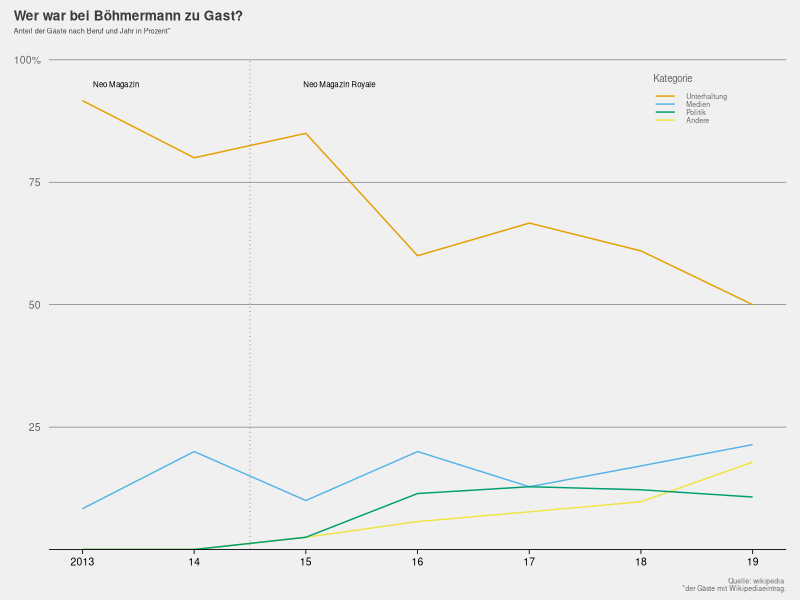
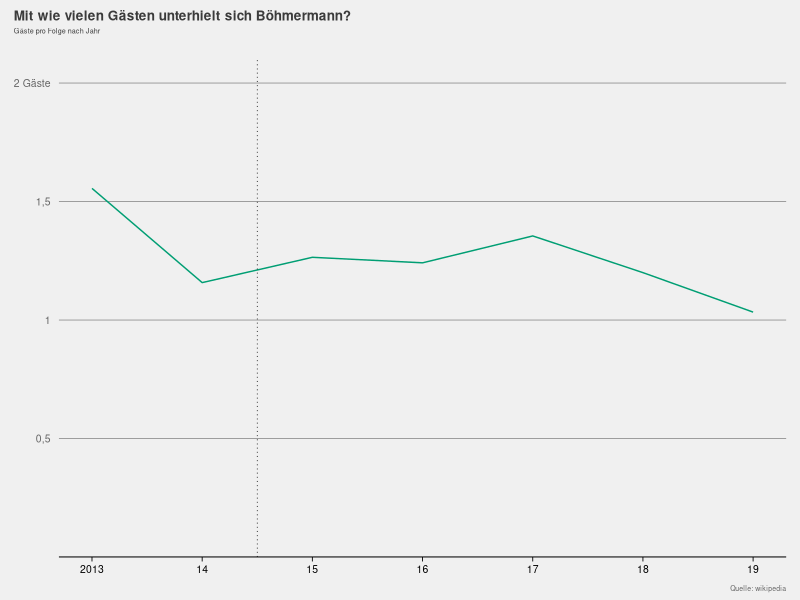
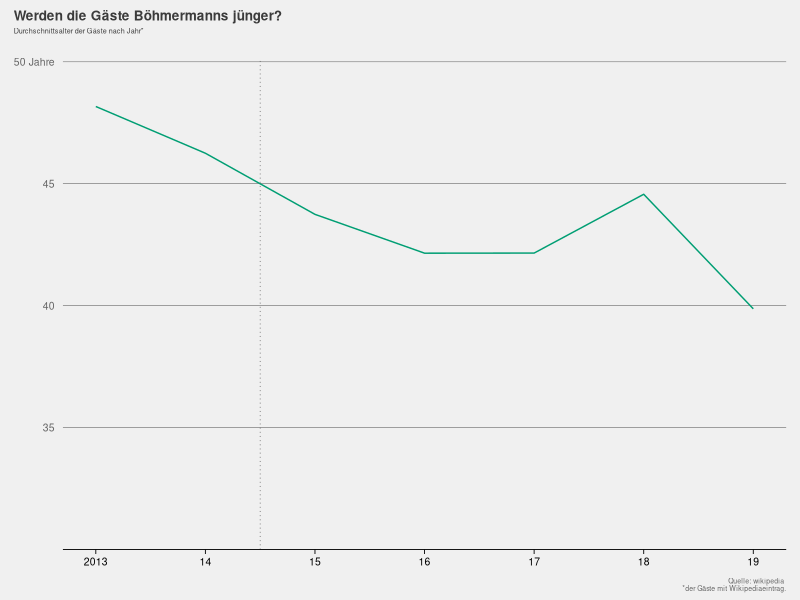
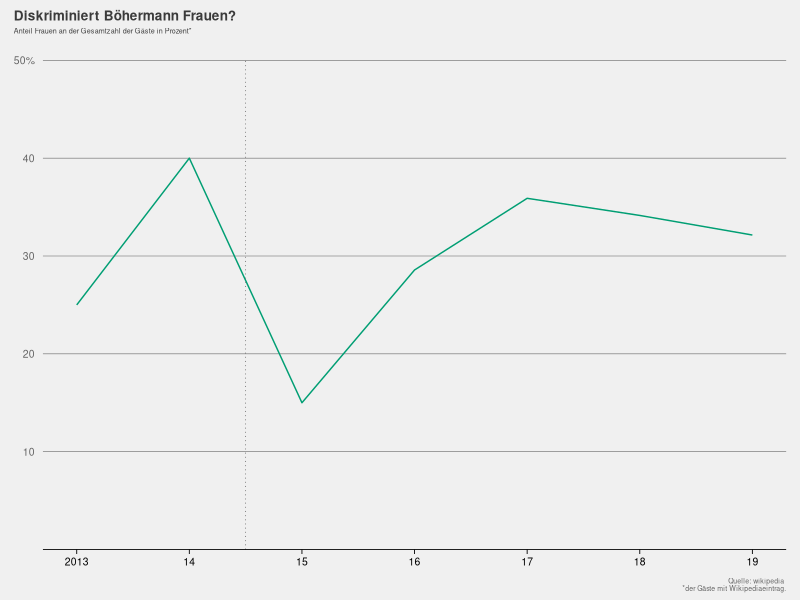
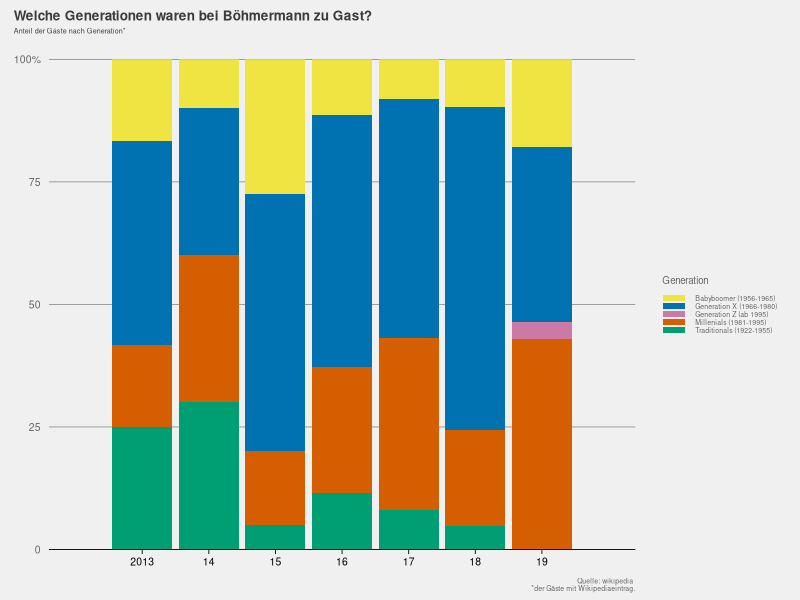

R code for these plots, in order:
## ---- chunk 1
knitr::opts_chunk$set(
  fig.path = "README_figs/"
)
## ---- chunk 2
library(grid)
library(ggplot2)
library(tidyr)
## ---- chunk 3
hp_theme <- function(base_size = 13, base_family = "") {
  theme_grey(base_size = base_size, base_family = base_family) %+replace%
    theme(
      
      # Base elements which are not used directly but inherited by others
      line =              element_line(colour = '#DADADA', size = 0.75,
                                       linetype = 1, lineend = "butt"),
      rect =              element_rect(fill = "#F0F0F0", colour = "#F0F0F0",
                                       size = 0.5, linetype = 1),
      text =              element_text(family = base_family, face = "plain",
                                       colour = "#656565", size = base_size,
                                       hjust = 0.5, vjust = 0.5, angle = 0,
                                       lineheight = 0.9, margin = margin(), debug = FALSE),
      plot.margin =       margin(12,10,5,10),
      # Modified inheritance structure of text element
      plot.title =        element_text(size = rel(0.75), family = '' ,
                                       face = 'bold', hjust = 0,
                                       vjust = 2.5, colour = '#3B3B3B'),
      plot.subtitle =     element_text(size = rel(0.4), family = '' ,
                                       face = 'plain', hjust = 0,
                                       vjust = 2.5, colour = '#3B3B3B', margin = margin(0,0,15,0)),
      axis.title.x =      element_blank(),
      axis.title.y =      element_blank(),
      axis.text =         element_text(),
      # Modified inheritance structure of line element
      axis.ticks =        element_line(),
      panel.grid.major =  element_line(),
      panel.grid.minor =  element_blank(),
      
      # Modified inheritance structure of rect element
      plot.background =   element_rect(),
      panel.background =  element_rect(),
      legend.key =        element_rect(colour = '#DADADA'),
      
      # Modifiying legend.position
      legend.position = 'none',
      
      complete = TRUE
    )
}

## ---- chunk 4
data <- read.csv("./data.csv")
## ---- chunk 5
data %>%
  subset(select =c("year", "others", "politics", "media", "entertainment")) %>%
  gather(category ,percent, others:entertainment) %>%
  ggplot(aes(x=year, y=percent,group=category, colour=category)) + geom_line() +
  annotate("text", label = "Neo Magazin Royale", x = 2015.3, y = 95, size = 2, colour = "black") +
  annotate("text", label = "Neo Magazin", x = 2013.3, y = 95, size = 2, colour = "black") +
  scale_y_continuous(limits = c(0, 100.1), breaks = c(seq(25,100,25)) , expand = c(0, 0),  labels=c("25"="25","50"="50","75"="75","100" =       "100%")) +
  scale_x_continuous(breaks = seq(2013, 2019, by = 1), limits=c(2013,2019),  labels=c("2013"="2013","2014"="14","2015"="15","2016"="16","2017"="17","2018"="18","2019"="19")) +
  geom_vline(xintercept=c(2014.5), linetype="dotted", size= 0.25, color="#656565") +
  scale_color_manual(breaks=c("entertainment","media","politics","others"), values=c("#E69F00", "#56B4E9", "#009E73", "#F0E442")  ,labels = c("Unterhaltung", "Medien", "Politik","Andere"), name = "Kategorie") + 
  labs(title = "Wer war bei Böhmermann zu Gast?", subtitle="Anteil der Gäste nach Beruf und Jahr in Prozent*", caption = "Quelle: wikipedia \n *der Gäste mit Wikipediaeintrag.") +
  hp_theme() + theme(axis.text= element_text(size=7.5), axis.title.x = element_blank(), plot.title.position = "plot", axis.title.y = element_blank(), panel.grid.major.x = element_blank(), panel.grid.major.y = element_line(size=.2, color="#656565"), axis.line.x=element_line( size=.3, color="black"), legend.position = c(0.87, 0.92), legend.text=element_text(size=5),legend.title=element_text(size=7), legend.key.height= unit(0.4,"line"),legend.key = element_blank(), axis.ticks.y = element_blank(), axis.ticks.x =element_line( size=.3, color="black"), plot.caption=element_text(size=5), axis.text.x=element_text(color="black"))
## ---- chunk 6
ggplot(data, aes(x=year, y=guests_episode,group=1))  +   
  geom_line(aes(group=1), color="#009E73") +
  scale_y_continuous(limits = c(0, 2.1),breaks = c(seq(0,2,0.5)), expand = c(0, 0), labels=c("0.0" = "", "0.5"="0,5", "1.0"="1", "1.5"= "1,5", "2.0"="2 Gäste")) +
 scale_x_continuous(breaks = seq(2013, 2019, by = 1), limits=c(2013,2019), labels=c("2013"="2013","2014"="14","2015"="15","2016"="16","2017"="17","2018"="18","2019"="19")) +
  geom_vline(xintercept=c(2014.5), linetype="dotted", size= 0.25) +
  labs(title = "Mit wie vielen Gästen unterhielt sich Böhmermann?", subtitle="Gäste pro Folge nach Jahr", caption = "Quelle: wikipedia") +
  hp_theme() + theme(axis.text= element_text(size=7.5), axis.title.x = element_blank(),plot.title.position = "plot",  axis.title.y = element_blank(), panel.grid.major.x = element_blank(), panel.grid.major.y = element_line(size=.2, color="#656565"), axis.line.x=element_line( size=.3, color="black"), legend.position = "right", legend.key = element_blank(), axis.ticks.y = element_blank(), axis.ticks.x =element_line( size=.3, color="black"), plot.caption=element_text(size=5), axis.text.x=element_text(color="black"))
## ---- chunk 7
ggplot(data, aes(x=year, y=mean_age,group=1))+
  geom_line(aes(group=1), color="#009E73") +
  scale_y_continuous(limits = c(30, 50.1), breaks = c(seq(30,50,5)) , expand = c(0, 0), labels=c("30"="","35"="35","40"="40","45"="45","50"="50 Jahre")) +
  scale_x_continuous(breaks = seq(2013, 2019, by = 1), limits=c(2013,2019),  labels=c("2013"="2013","2014"="14","2015"="15","2016"="16","2017"="17","2018"="18","2019"="19")) +
  geom_vline(xintercept=c(2014.5), linetype="dotted", size= 0.25, color="#656565") +
  labs(title = "Werden die Gäste Böhmermanns jünger?", subtitle="Durchschnittsalter der Gäste nach Jahr*", caption = "Quelle: wikipedia \n *der Gäste mit Wikipediaeintrag.") +
  hp_theme() + theme(axis.text= element_text(size=7.5), axis.title.x = element_blank(), plot.title.position = "plot", axis.title.y = element_blank(), panel.grid.major.x = element_blank(), panel.grid.major.y = element_line(size=.2, color="#656565"), axis.line.x=element_line( size=.3, color="black"), legend.position = "right", legend.key = element_blank(), axis.ticks.y = element_blank(), axis.ticks.x =element_line( size=.3, color="black"), plot.caption=element_text(size=5), axis.text.x=element_text(color="black"))
## ---- chunk 8
ggplot(data, aes(x=year, y=women,group=1)) + 
  geom_line(aes(group=1), color="#009E73") +
  scale_y_continuous(limits = c(0, 50.1), breaks = c(seq(10,50,10)) , expand = c(0, 0), labels=c("10"="10","20"="20","30"="30","40"="40","50"   = "50%")) +
  scale_x_continuous(breaks = seq(2013, 2019, by = 1), limits=c(2013,2019),  labels=c("2013"="2013","2014"="14","2015"="15","2016"="16","2017"="17","2018"="18","2019"="19")) +
  geom_vline(xintercept=c(2014.5), linetype="dotted", size= 0.25, color="#656565") +
  labs(title = "Diskriminiert Böhermann Frauen?", subtitle="Anteil Frauen an der Gesamtzahl der Gäste in Prozent*", caption = "Quelle: wikipedia \n *der Gäste mit Wikipediaeintrag.") +
  hp_theme() + theme(axis.text= element_text(size=7.5), axis.title.x = element_blank(), plot.title.position = "plot", axis.title.y = element_blank(), panel.grid.major.x = element_blank(), panel.grid.major.y = element_line(size=.2, color="#656565"), axis.line.x=element_line( size=.3, color="black"), legend.position = "right", legend.key = element_blank(), axis.ticks.y = element_blank(), axis.ticks.x =element_line( size=.3, color="black"), plot.caption=element_text(size=5), axis.text.x=element_text(color="black"))
## ---- chunk 9
data %>%
  subset(select =c("year", "traditionals","babyboomer","gen_x","millenials","gen_z")) %>%
  gather(generation ,percent, traditionals:gen_z) %>%
  ggplot(aes(fill=generation, y=percent, x=year)) + 
  geom_bar(position="fill", stat="identity")+
  scale_x_continuous(breaks = seq(2013, 2019, by = 1), limits=c(2012,2020),  labels=c("2013"="2013","2014"="14","2015"="15","2016"="16","2017"="17","2018"="18","2019"="19")) +
  scale_y_continuous(expand = c(0,0),breaks = c(seq(0,1,0.25)) , labels = c("0","25","50","75","100%")) +
  scale_fill_manual("Generation", values = c("traditionals"="#009E73","babyboomer"="#F0E442","gen_x"="#0072B2","millenials"="#D55E00","gen_z"="#CC79A7"),labels=c("traditionals"="Traditionals (1922-1955)","babyboomer"="Babyboomer (1956-1965)","gen_x"="Generation X (1966-1980)","millenials"="Millenials (1981-1995)","gen_z"="Generation Z (ab 1995)")) +
  labs(title = "Welche Generationen waren bei Böhmermann zu Gast?", subtitle="Anteil der Gäste nach Generation*", caption = "Quelle: wikipedia \n *der Gäste mit Wikipediaeintrag.") +
  hp_theme() + theme(axis.text= element_text(size=7.5), axis.title.x = element_blank(), plot.title.position = "plot", axis.title.y = element_blank(), panel.grid.major.x = element_blank(), panel.grid.major.y = element_line(size=.2, color="#656565"), axis.line.x=element_line( size=.3, color="black"), legend.position = "right", legend.text=element_text(size=5),legend.title=element_text(size=7), legend.key.height= unit(0.4,"line"),legend.key = element_blank(), axis.ticks.y = element_blank(), axis.ticks.x =element_line( size=.3, color="black"), plot.caption=element_text(size=5), axis.text.x=element_text(color="black"))
